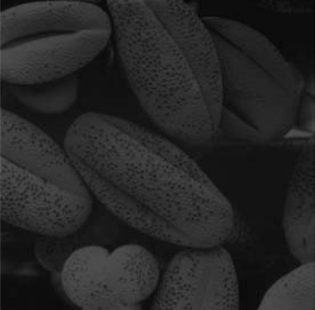
#> input picture 3학년/1) 영상처리 1/3. 히스토그램 평활화/img/beans_g.png, 315 x 310 px
$ python main.py
#> lines starting #> are read from the running program, lines starting #| are printed output that depends on the picture
import numpy as np
import matplotlib.pylab as pylab
import matplotlib.image as mpimg

# Normalized histogram을 위한 확률 분포 함수
def imhist(im):
   # 이미지의 행, 열 크기값 저장
	m, n = im.shape
#> m = 310; n = 315
   # 연산의 전체 영역 지정
	h = [0.0] * 256
   # 전체 픽셀을 돌며 특정 밝기값(rk)을 갖는 수(nk)를 구하는 과정
	for i in range(m):
		for j in range(n):
			h[im[i, j]]+=1 # 밝기값을 인덱스로 사용해 빈도 값 증가
   # pr(rk) = nk / M*N , 전체 값을 표준화 함으로 0~1의 값을 갖도록 함
	return np.array(h)/(m*n)

# 누적분포함수(CDF)를 구하는 함수
def cumsum(h):
	# 리스트의 끝까지 확률분포 값을 더해 누적분포합을 반환
	return [sum(h[:i+1]) for i in range(len(h))]

# 히스토그램 평활화 함수
def histeq(im):
	# 히스토그램 계산을 통한 PDF값 생성
	h = imhist(im)
#> h = 256 values, max 0.0631 at index 18, min 0 at index 0, mean 0.00391
   # 누적 분포함수(CDF)를 배열에 담음
	cdf = np.array(cumsum(h))
#> cdf = 256 values from 0 to 1
   # 수식(T(r))을 통해 히스토그램 변환 값(s)을 찾는다.
   # 최근접 상수로 변환하기 위한 정수화도  포함한다.
	sk = np.uint8(255 * cdf)
#> sk = 256 values from 0 to 255
   # PDF 행렬  크기를 s1, s2에 담는다.
	s1, s2 = im.shape
#> s1 = 310; s2 = 315
   # 0으로 가득 채운 배열 생성
	Y = np.zeros_like(im)
	# 전체 픽셀을 돌며 CDF를 이용한 히스토그램 매칭값 저장
	for i in range(0, s1):
		for j in range(0, s2):
          # 평활화 한 값과 원본이미지가 매칭되는 지점을 저장
			Y[i, j] = sk[im[i, j]] #
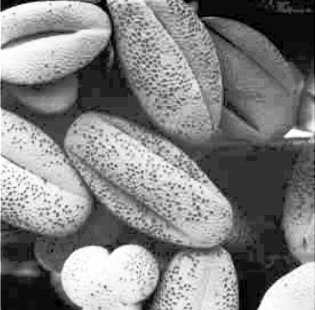
#> Y: shape (310, 315); min 0, max 255, mean 130.5
   # 변환값을 적용한 히스토그램을 H에 저장한다
	H = imhist(Y)
#> H = 256 values, max 0.0631 at index 49, min 0 at index 3, mean 0.00391
   # 변환 이미지, 원본 히스토그램, 변환 히스토그램, 변환함수를 반환한다.
	return Y , h, H, sk

#이미지를 불러오고 255크기로 맵핑을 해준뒤 정수화 시킨다.
img = np.uint8(mpimg.imread('../img/beans_g.png')*255.0)

# R, G, B, A 채널에 대해 grayscale로 변환한다.
img = np.uint8((0.2126* img[:,:,0]) + \
  		np.uint8(0.7152 * img[:,:,1]) +\
			 np.uint8(0.0722 * img[:,:,2]))


# 변환 이미지, 원본 히스토그램, 변환 히스토그램, 변환함수를 반환한다.
new_img, h, new_h, sk = histeq(img)
#> new_h has the same summary as H in histeq; sk = 256 values from 0 to 255

# 원본 이미지를  보여준다.
pylab.subplot(121) # 위치설정
pylab.title('original image') # 제목표기
# 출력값이 현재 데이터와 맞도록 vmin, vmax를 이용해 값 범위 조정 후 출력
pylab.imshow(img, cmap='gray', vmin=0, vmax=255), pylab.axis('off')

# 평활화 이미지를 보여준다.
pylab.subplot(122) # 위치설정
pylab.title('equalized image') # 제목표기
# 출력값이 현재 데이터와 맞도록 vmin, vmax를 이용해 값 범위 조정 후 출력
pylab.imshow(new_img, cmap='gray', vmin=0, vmax=255), pylab.axis('off')


fig = pylab.figure(figsize=(15, 5)) # 출력 사이즈 설정
fig.add_subplot(131) # 위치설정
pylab.plot(h) # 원본 그래프 그리기
pylab.title('Original histogram') # 제목표기

fig.add_subplot(132) # 위치설정
pylab.plot(new_h) # 평활화 그래프 그리기
pylab.title('New histogram') # 제목표기

fig.add_subplot(133) # 위치설정
pylab.plot(sk) # CDF 그래프 그리기
pylab.title('Transfer function') # 제목표기

pylab.show() # 그리기
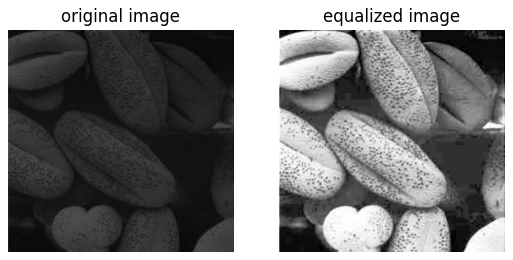
#> figure drawn by matplotlib, 2 panels
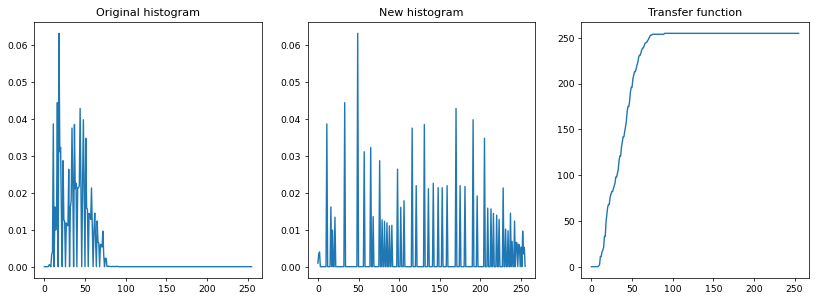
#> figure drawn by matplotlib, 3 panels; panel 1: curve peaks at x = 18, y = 0.0631; panel 2: curve peaks at x = 49, y = 0.0631; panel 3: curve peaks at x = 90, y = 255
